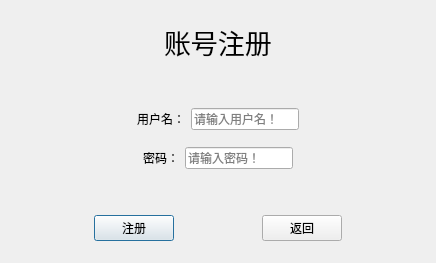
<?xml version="1.0" encoding="UTF-8"?>
<ui version="4.0">
 <class>Dialog2</class>
 <widget class="QDialog" name="Dialog2">
  <property name="geometry">
   <rect>
    <x>0</x>
    <y>0</y>
    <width>429</width>
    <height>263</height>
   </rect>
  </property>
  <property name="windowTitle">
   <string>Dialog</string>
  </property>
  <layout class="QGridLayout" name="gridLayout">
   <item row="0" column="0">
    <spacer name="verticalSpacer_4">
     <property name="orientation">
      <enum>Qt::Vertical</enum>
     </property>
     <property name="sizeHint" stdset="0">
      <size>
       <width>414</width>
       <height>6</height>
      </size>
     </property>
    </spacer>
   </item>
   <item row="1" column="0">
    <layout class="QHBoxLayout" name="horizontalLayout_6">
     <item>
      <spacer name="horizontalSpacer_13">
       <property name="orientation">
        <enum>Qt::Horizontal</enum>
       </property>
       <property name="sizeHint" stdset="0">
        <size>
         <width>40</width>
         <height>20</height>
        </size>
       </property>
      </spacer>
     </item>
     <item>
      <spacer name="horizontalSpacer_14">
       <property name="orientation">
        <enum>Qt::Horizontal</enum>
       </property>
       <property name="sizeHint" stdset="0">
        <size>
         <width>40</width>
         <height>20</height>
        </size>
       </property>
      </spacer>
     </item>
     <item>
      <widget class="QLabel" name="label_3">
       <property name="font">
        <font>
         <family>宋体</family>
         <pointsize>20</pointsize>
        </font>
       </property>
       <property name="text">
        <string>账号注册</string>
       </property>
      </widget>
     </item>
     <item>
      <spacer name="horizontalSpacer_15">
       <property name="orientation">
        <enum>Qt::Horizontal</enum>
       </property>
       <property name="sizeHint" stdset="0">
        <size>
         <width>40</width>
         <height>20</height>
        </size>
       </property>
      </spacer>
     </item>
     <item>
      <spacer name="horizontalSpacer_16">
       <property name="orientation">
        <enum>Qt::Horizontal</enum>
       </property>
       <property name="sizeHint" stdset="0">
        <size>
         <width>40</width>
         <height>20</height>
        </size>
       </property>
      </spacer>
     </item>
    </layout>
   </item>
   <item row="2" column="0">
    <spacer name="verticalSpacer_3">
     <property name="orientation">
      <enum>Qt::Vertical</enum>
     </property>
     <property name="sizeHint" stdset="0">
      <size>
       <width>20</width>
       <height>40</height>
      </size>
     </property>
    </spacer>
   </item>
   <item row="3" column="0">
    <layout class="QHBoxLayout" name="horizontalLayout_4">
     <item>
      <spacer name="horizontalSpacer_5">
       <property name="orientation">
        <enum>Qt::Horizontal</enum>
       </property>
       <property name="sizeHint" stdset="0">
        <size>
         <width>40</width>
         <height>20</height>
        </size>
       </property>
      </spacer>
     </item>
     <item>
      <spacer name="horizontalSpacer_6">
       <property name="orientation">
        <enum>Qt::Horizontal</enum>
       </property>
       <property name="sizeHint" stdset="0">
        <size>
         <width>40</width>
         <height>20</height>
        </size>
       </property>
      </spacer>
     </item>
     <item>
      <layout class="QHBoxLayout" name="horizontalLayout_3">
       <item>
        <widget class="QLabel" name="label">
         <property name="text">
          <string>用户名：</string>
         </property>
         <property name="buddy">
          <cstring>lineEdit11</cstring>
         </property>
        </widget>
       </item>
       <item>
        <widget class="QLineEdit" name="lineEdit11">
         <property name="text">
          <string/>
         </property>
         <property name="placeholderText">
          <string>请输入用户名！</string>
         </property>
        </widget>
       </item>
      </layout>
     </item>
     <item>
      <spacer name="horizontalSpacer_7">
       <property name="orientation">
        <enum>Qt::Horizontal</enum>
       </property>
       <property name="sizeHint" stdset="0">
        <size>
         <width>40</width>
         <height>20</height>
        </size>
       </property>
      </spacer>
     </item>
     <item>
      <spacer name="horizontalSpacer_8">
       <property name="orientation">
        <enum>Qt::Horizontal</enum>
       </property>
       <property name="sizeHint" stdset="0">
        <size>
         <width>40</width>
         <height>20</height>
        </size>
       </property>
      </spacer>
     </item>
    </layout>
   </item>
   <item row="4" column="0">
    <spacer name="verticalSpacer_2">
     <property name="orientation">
      <enum>Qt::Vertical</enum>
     </property>
     <property name="sizeHint" stdset="0">
      <size>
       <width>414</width>
       <height>6</height>
      </size>
     </property>
    </spacer>
   </item>
   <item row="5" column="0">
    <layout class="QHBoxLayout" name="horizontalLayout_5">
     <item>
      <spacer name="horizontalSpacer_9">
       <property name="orientation">
        <enum>Qt::Horizontal</enum>
       </property>
       <property name="sizeHint" stdset="0">
        <size>
         <width>40</width>
         <height>20</height>
        </size>
       </property>
      </spacer>
     </item>
     <item>
      <spacer name="horizontalSpacer_10">
       <property name="orientation">
        <enum>Qt::Horizontal</enum>
       </property>
       <property name="sizeHint" stdset="0">
        <size>
         <width>40</width>
         <height>20</height>
        </size>
       </property>
      </spacer>
     </item>
     <item>
      <layout class="QHBoxLayout" name="horizontalLayout_2">
       <item>
        <widget class="QLabel" name="label_2">
         <property name="text">
          <string>密码：</string>
         </property>
         <property name="buddy">
          <cstring>lineEdit12</cstring>
         </property>
        </widget>
       </item>
       <item>
        <widget class="QLineEdit" name="lineEdit12">
         <property name="echoMode">
          <enum>QLineEdit::Password</enum>
         </property>
         <property name="placeholderText">
          <string>请输入密码！</string>
         </property>
        </widget>
       </item>
      </layout>
     </item>
     <item>
      <spacer name="horizontalSpacer_11">
       <property name="orientation">
        <enum>Qt::Horizontal</enum>
       </property>
       <property name="sizeHint" stdset="0">
        <size>
         <width>40</width>
         <height>20</height>
        </size>
       </property>
      </spacer>
     </item>
     <item>
      <spacer name="horizontalSpacer_12">
       <property name="orientation">
        <enum>Qt::Horizontal</enum>
       </property>
       <property name="sizeHint" stdset="0">
        <size>
         <width>40</width>
         <height>20</height>
        </size>
       </property>
      </spacer>
     </item>
    </layout>
   </item>
   <item row="6" column="0">
    <spacer name="verticalSpacer">
     <property name="orientation">
      <enum>Qt::Vertical</enum>
     </property>
     <property name="sizeHint" stdset="0">
      <size>
       <width>20</width>
       <height>40</height>
      </size>
     </property>
    </spacer>
   </item>
   <item row="7" column="0">
    <layout class="QHBoxLayout" name="horizontalLayout">
     <item>
      <spacer name="horizontalSpacer">
       <property name="orientation">
        <enum>Qt::Horizontal</enum>
       </property>
       <property name="sizeHint" stdset="0">
        <size>
         <width>40</width>
         <height>20</height>
        </size>
       </property>
      </spacer>
     </item>
     <item>
      <widget class="QPushButton" name="PBregister">
       <property name="text">
        <string>注册</string>
       </property>
      </widget>
     </item>
     <item>
      <spacer name="horizontalSpacer_3">
       <property name="orientation">
        <enum>Qt::Horizontal</enum>
       </property>
       <property name="sizeHint" stdset="0">
        <size>
         <width>40</width>
         <height>20</height>
        </size>
       </property>
      </spacer>
     </item>
     <item>
      <widget class="QPushButton" name="pushButton_return">
       <property name="text">
        <string>返回</string>
       </property>
      </widget>
     </item>
     <item>
      <spacer name="horizontalSpacer_4">
       <property name="orientation">
        <enum>Qt::Horizontal</enum>
       </property>
       <property name="sizeHint" stdset="0">
        <size>
         <width>40</width>
         <height>20</height>
        </size>
       </property>
      </spacer>
     </item>
    </layout>
   </item>
   <item row="8" column="0">
    <spacer name="verticalSpacer_5">
     <property name="orientation">
      <enum>Qt::Vertical</enum>
     </property>
     <property name="sizeHint" stdset="0">
      <size>
       <width>414</width>
       <height>6</height>
      </size>
     </property>
    </spacer>
   </item>
  </layout>
 </widget>
 <resources/>
 <connections/>
</ui>
